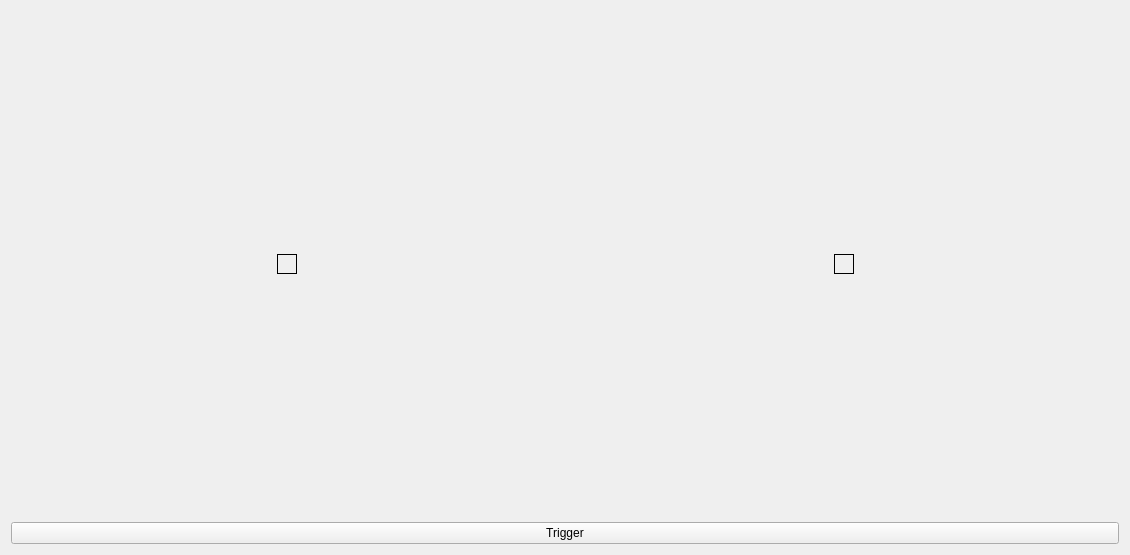
<?xml version="1.0" encoding="UTF-8"?>
<ui version="4.0">
 <class>StreamCodecWidget</class>
 <widget class="QWidget" name="StreamCodecWidget">
  <property name="geometry">
   <rect>
    <x>0</x>
    <y>0</y>
    <width>1130</width>
    <height>555</height>
   </rect>
  </property>
  <property name="windowTitle">
   <string>Form</string>
  </property>
  <layout class="QGridLayout" name="gridLayout_3">
   <item row="0" column="0">
    <layout class="QGridLayout" name="gridLayout">
     <item row="1" column="0">
      <spacer name="horizontalSpacer">
       <property name="orientation">
        <enum>Qt::Horizontal</enum>
       </property>
       <property name="sizeHint" stdset="0">
        <size>
         <width>40</width>
         <height>20</height>
        </size>
       </property>
      </spacer>
     </item>
     <item row="1" column="1" colspan="2">
      <widget class="QLabel" name="labelPic1">
       <property name="sizePolicy">
        <sizepolicy hsizetype="Minimum" vsizetype="Minimum">
         <horstretch>0</horstretch>
         <verstretch>0</verstretch>
        </sizepolicy>
       </property>
       <property name="frameShape">
        <enum>QFrame::Box</enum>
       </property>
       <property name="text">
        <string/>
       </property>
      </widget>
     </item>
     <item row="1" column="3">
      <spacer name="horizontalSpacer_2">
       <property name="orientation">
        <enum>Qt::Horizontal</enum>
       </property>
       <property name="sizeHint" stdset="0">
        <size>
         <width>40</width>
         <height>20</height>
        </size>
       </property>
      </spacer>
     </item>
     <item row="0" column="1" colspan="2">
      <spacer name="verticalSpacer_2">
       <property name="orientation">
        <enum>Qt::Vertical</enum>
       </property>
       <property name="sizeHint" stdset="0">
        <size>
         <width>20</width>
         <height>40</height>
        </size>
       </property>
      </spacer>
     </item>
     <item row="2" column="1" colspan="2">
      <spacer name="verticalSpacer">
       <property name="orientation">
        <enum>Qt::Vertical</enum>
       </property>
       <property name="sizeHint" stdset="0">
        <size>
         <width>20</width>
         <height>40</height>
        </size>
       </property>
      </spacer>
     </item>
    </layout>
   </item>
   <item row="0" column="1">
    <layout class="QGridLayout" name="gridLayout_2">
     <item row="1" column="0">
      <spacer name="horizontalSpacer_3">
       <property name="orientation">
        <enum>Qt::Horizontal</enum>
       </property>
       <property name="sizeHint" stdset="0">
        <size>
         <width>40</width>
         <height>20</height>
        </size>
       </property>
      </spacer>
     </item>
     <item row="1" column="1" colspan="2">
      <widget class="QLabel" name="labelPic2">
       <property name="sizePolicy">
        <sizepolicy hsizetype="Minimum" vsizetype="Minimum">
         <horstretch>0</horstretch>
         <verstretch>0</verstretch>
        </sizepolicy>
       </property>
       <property name="frameShape">
        <enum>QFrame::Box</enum>
       </property>
       <property name="text">
        <string/>
       </property>
      </widget>
     </item>
     <item row="1" column="3">
      <spacer name="horizontalSpacer_4">
       <property name="orientation">
        <enum>Qt::Horizontal</enum>
       </property>
       <property name="sizeHint" stdset="0">
        <size>
         <width>40</width>
         <height>20</height>
        </size>
       </property>
      </spacer>
     </item>
     <item row="0" column="1" colspan="2">
      <spacer name="verticalSpacer_3">
       <property name="orientation">
        <enum>Qt::Vertical</enum>
       </property>
       <property name="sizeHint" stdset="0">
        <size>
         <width>20</width>
         <height>40</height>
        </size>
       </property>
      </spacer>
     </item>
     <item row="2" column="1" colspan="2">
      <spacer name="verticalSpacer_4">
       <property name="orientation">
        <enum>Qt::Vertical</enum>
       </property>
       <property name="sizeHint" stdset="0">
        <size>
         <width>20</width>
         <height>40</height>
        </size>
       </property>
      </spacer>
     </item>
    </layout>
   </item>
   <item row="1" column="0" colspan="2">
    <widget class="QPushButton" name="pushButtonTrigger">
     <property name="text">
      <string>Trigger</string>
     </property>
    </widget>
   </item>
  </layout>
 </widget>
 <resources/>
 <connections/>
</ui>
